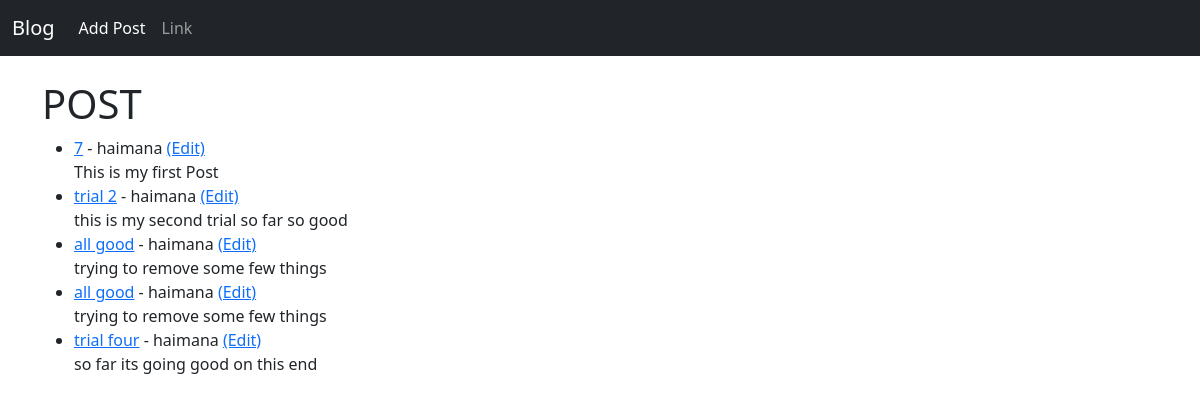
/, run on an earlier commit of the app's database.
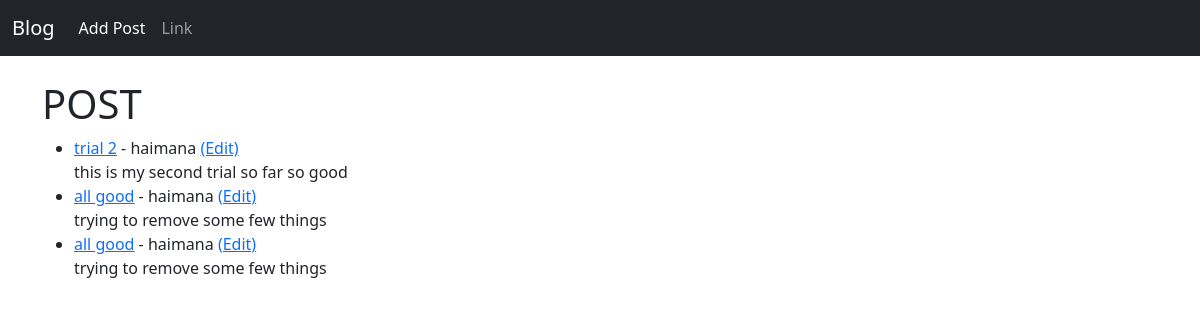
And on a later commit of the database.
### blog/models.py (models this page shows, shortened)
class Post(models.Model):
    title = models.CharField(max_length=255)
    title_tag = models.CharField(max_length=255, default="Post")
    author = models.ForeignKey(User, on_delete=models.CASCADE)
    body = models.TextField()
    post_date = models.DateField(auto_now_add=True)

### blog/views.py (the view)
# urls.py: path('',HomeView.as_view(), name = 'home'),
class HomeView(ListView):
    model = Post
    template_name = 'home.html'
    ordering = ['-post_date'] #displays according to the order, the last one to be displayed will be at the top

### blog/templates/home.html
{% extends 'base.html' %}
{% block content %}
<h1> POST</h1>
    <ul>
        {% for post in object_list %}
            <li><a href="{%url 'articles' post.pk %}">{{post.title}}</a> - {{post.author}}  <a href="{%url 'update' post.pk %}">(Edit)</a> <br/>
            {{post.body}} </li>
        {% endfor %}
    </ul>
{% endblock %}

### blog/templates/base.html (shortened to what this page needs)
<!doctype html>
<html lang="en">
  <head>
    <link href="https://cdn.jsdelivr.net/npm/bootstrap@5.3.0/dist/css/bootstrap.min.css" rel="stylesheet">
  </head>
<body>
    <nav class="navbar navbar-expand-lg navbar-dark bg-dark">
        <div class="container-fluid">
          <a class="navbar-brand" href="{% url 'home'%}">Blog</a>
          <div class="collapse navbar-collapse" id="navbarSupportedContent">
            <ul class="navbar-nav me-auto mb-2 mb-lg-0">
              <li class="nav-item">
                <a class="nav-link active" aria-current="page" href="{% url 'add_post'%}">Add Post</a>
              </li>
              <li class="nav-item">
                <a class="nav-link" href="#">Link</a>
              </li>
            </ul>
          </div>
        </div>
      </nav>
   <br/>
    <div class="container">
        {% block content %}
        {% endblock %}
    </div>
</body>
</html>

What changed in the data, as far as the page shows it:
removed Post: title "7", author "haimana", body "This is my first Post"
removed Post: title "trial four", author "haimana", body "so far its going good on this end"
